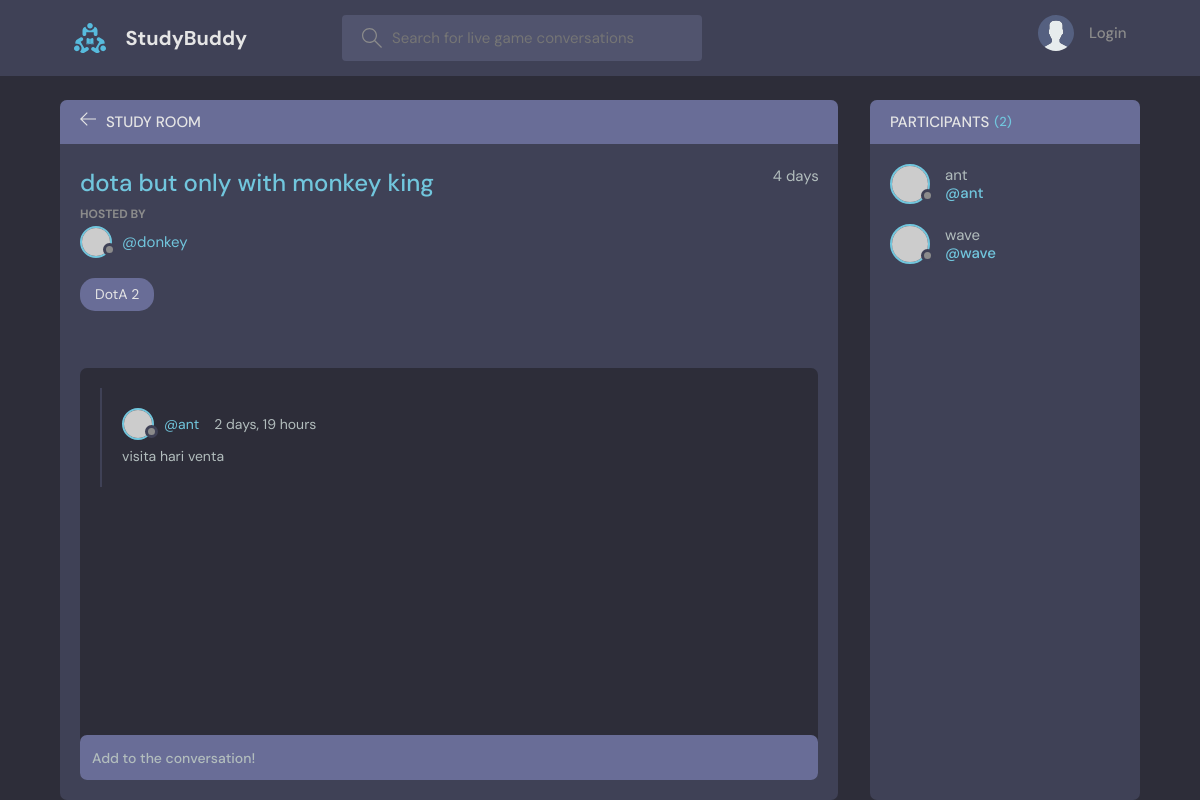
The page /room/4/ on the database as committed earlier.
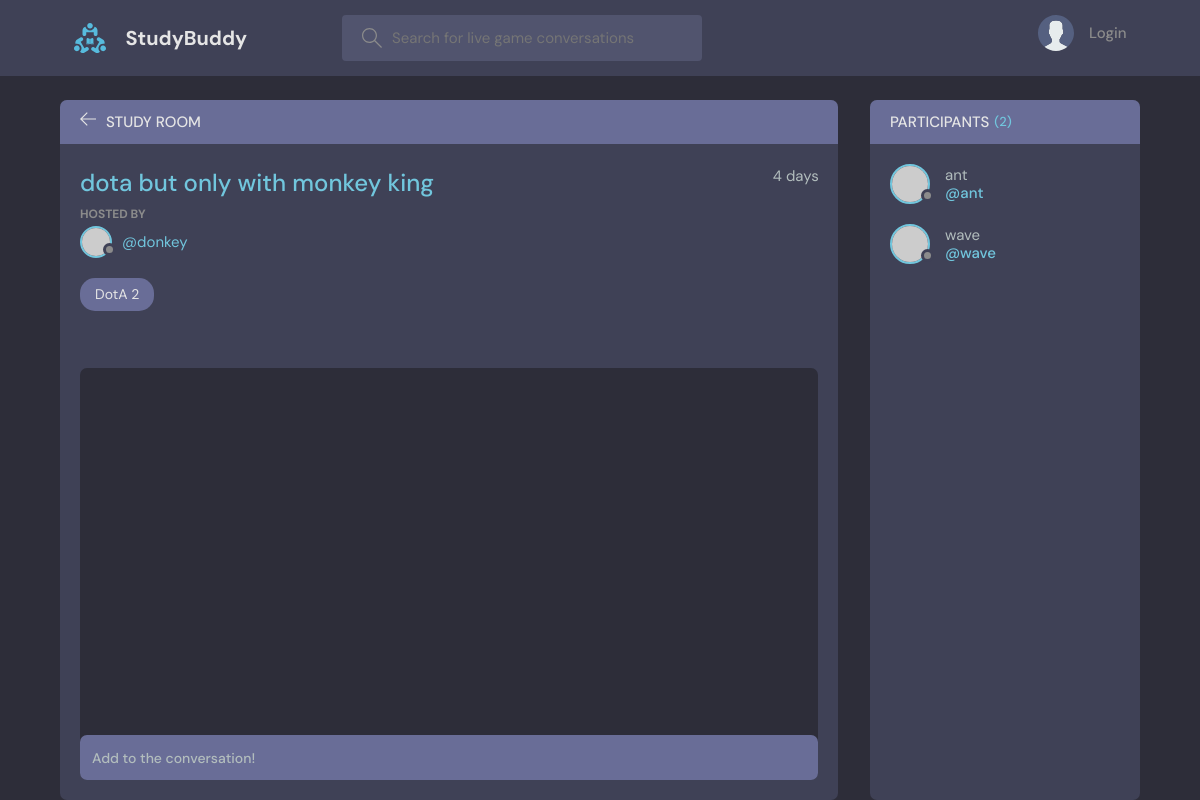
The same page on the database as committed later.
### base/models.py (models this page shows, shortened)
class Message(models.Model):
    user = models.ForeignKey(User, on_delete=models.CASCADE)
    room = models.ForeignKey(Room, on_delete=models.CASCADE)
    body = models.TextField()
    updated = models.DateTimeField(auto_now=True)
    created = models.DateTimeField(auto_now_add=True)
    class Meta:
        ordering = ['-updated', '-created']

### base/views.py (the view, shortened to what this page needs)
# urls.py: path('room/<int:pk>/', views.room, name="room"),
def room(request, pk):
    room = Room.objects.get(id=pk)
    room_messages = room.message_set.all()
    participants = room.participants.all()
    context = {'room' : room, 'room_messages': room_messages, 'participants':participants}
    return render(request, 'base/room.html', context)

### base/models.py (called while the page is built)
    def __str__(self):
        return self.name

### base/templates/base/room.html (shortened to what this page needs)
{% extends 'main.html' %}
{% block content %}
<main class="profile-page layout layout--2">
  <div class="container">
    <div class="room">
      <div class="room__top">
        <div class="room__topLeft">
          <a href="{% url 'home' %}">
            <svg version="1.1" xmlns="http://www.w3.org/2000/svg" width="32" height="32" viewBox="0 0 32 32">
              <title>arrow-left</title>
              <path
                d="M13.723 2.286l-13.723 13.714 13.719 13.714 1.616-1.611-10.96-10.96h27.625v-2.286h-27.625l10.965-10.965-1.616-1.607z"
              ></path>
            </svg>
          </a>
          <h3>Study Room</h3>
        </div>
      </div>
      <div class="room__box scroll">
        <div class="room__header scroll">
          <div class="room__info">
            <h3>{{room.name}}</h3>
            <span>{{room.created|timesince}}</span>
          </div>
          <div class="room__hosted">
            <p>Hosted By</p>
            <a href="{% url 'user-profile' room.host.id  %}" class="room__author">
              <div class="avatar avatar--small">
                <img src="https://randomuser.me/api/portraits/men/37.jpg" />
              </div>
              <span>@{{room.host.username}}</span>
            </a>
          </div>
          <span class="room__topics">{{room.game}}</span>
        </div>
        <div class="room__conversation">
          <div class="threads scroll">
            {% for message in room_messages %}
            <div class="thread">
              <div class="thread__top">
                <div class="thread__author">
                  <a href="{% url 'user-profile' message.user.id %}" class="thread__authorInfo">
                    <div class="avatar avatar--small">
                      <img src="https://randomuser.me/api/portraits/men/37.jpg" />
                    </div>
                    <span>@{{message.user.username}}</span>
                  </a>
                  <span class="thread__date">{{message.created|timesince}}</span>
                </div>
              </div>
              <div class="thread__details">
                {{message.body}}
              </div>
            </div>
            {% endfor %}
          </div>
        </div>
      </div>
      <div class="room__message">
        <form action="" method="POST">
          <input name="body" placeholder="Add to the conversation!" />
        </form>
      </div>
    </div>
    <div class="participants">
      <h3 class="participants__top">Participants <span>({{participants.count}})</span></h3>
      <div class="participants__list scroll">
        {% for user in participants%}
        <a href="{% url 'user-profile' user.id %}" class="participant">
          <div class="avatar avatar--medium">
            <img src="https://randomuser.me/api/portraits/men/37.jpg" />
          </div>
          <p>
            {{user.username}}
            <span>@{{user.username}}</span>
          </p>
        </a>
        {% endfor %}
      </div>
    </div>
  </div>
</main>
{% endblock content %}

Rows that differ between the two databases and show on the page:
removed Message: user.username "ant", created "2 days, 19 hours", body "visita hari venta"
